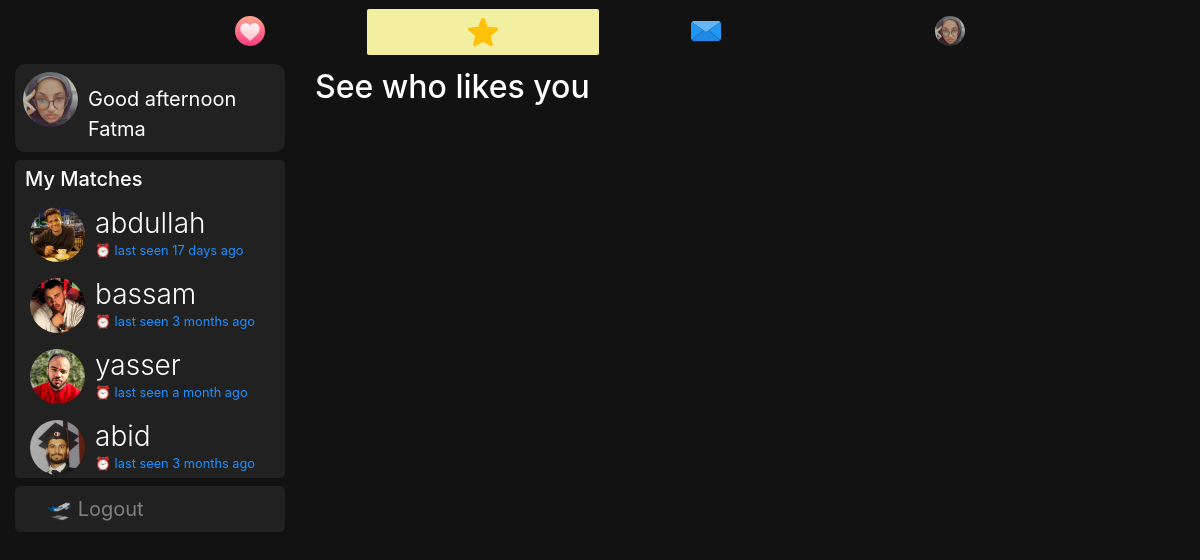
Page /discover (signed in) on the committed database.
### dating/models.py (models this page shows, shortened)
class User(db.Model, UserMixin):
	id = db.Column(db.Integer, primary_key=True)
	username = db.Column(db.String(20), unique=True, nullable=False)
	email = db.Column(db.String(120), unique=True, nullable=True)
	dp = db.Column(db.String(20), nullable=False, default='default.jpg')
	dp2 = db.Column(db.String(20), nullable=False, default='flip.png')
	dp3 = db.Column(db.String(20), nullable=False, default='plane.png')
	password = db.Column(db.String(60), nullable=False)
	last_seen = db.Column(db.DateTime, default=datetime.utcnow)
	date_joined = db.Column(db.DateTime, nullable=False, default=datetime.utcnow)
	department = db.Column(db.String(20), nullable=False)
	student_number = db.Column(db.Integer(), unique=True, nullable=True)
	age = db.Column(db.DateTime, nullable=False)
	gender = db.Column(db.String(20), nullable=False)
	country = db.Column(db.String(20), default="Cyprus", nullable=True)
	bio = db.Column(db.String(120), nullable=True)
	private = db.Column(db.Boolean, default=False, nullable=False)
	snapchat = db.Column(db.String(20), default="snapchat", nullable=True)
	instagram = db.Column(db.String(20), default="instagram", nullable=True)
	followed = db.relationship(
		'User', secondary=followers,
		primaryjoin=(followers.c.follower_id == id),
		secondaryjoin=(followers.c.followed_id == id),
		backref=db.backref('followers', lazy='dynamic'), lazy='dynamic')
	messages_sent = db.relationship('Message',
									foreign_keys='Message.sender_id',
									backref='author', lazy='dynamic')
	messages_received = db.relationship('Message',
										foreign_keys='Message.recipient_id',
										backref='recipient', lazy='dynamic')
	last_message_read_time = db.Column(db.DateTime)
	def is_following(self, user):
		return self.followed.filter(followers.c.followed_id == user.id).count() > 0
	def new_messages(self):
		last_read_time = self.last_message_read_time or datetime(1900, 1, 1)
		return Message.query.filter_by(recipient=self).filter(
			Message.timestamp > last_read_time).count()

### dating/routes.py (the view)
@app.route('/discover')
@login_required
def discover():
	users = User.query.all()
	liked_people = set()
	for user in users:
		if user != current_user and not current_user.is_following(user) and user.is_following(current_user) and user.gender != current_user.gender:
			liked_people.add(user)
	hour = datetime.now().hour
	year = datetime.now().year
	greeting = "Good morning" if 5<=hour<12 else "Good afternoon" if hour<18 else "Good evening"
	return render_template('discover.html', users=users, liked_people=liked_people, greeting=greeting, year=year, title='See who likes you')

### dating/models.py (called while the page is built)
@login_manager.user_loader
def load_user(user_id):
	return User.query.get(int(user_id))

### dating/routes.py (called while the page is built)
@app.before_request
def before_request():
	if current_user.is_authenticated:
		current_user.last_seen = datetime.utcnow()
		db.session.commit()

### dating/templates/discover.html (shortened to what this page needs)
{% extends "layout.html" %}
{% block content %}
<div class="container-fluid">
  <div class="row">
    <div class="col-lg-3 d-none d-lg-block position-fixed">
      <a href="{{ url_for('user_posts',username=current_user.username) }}" style="text-decoration:none;">
      <header class="mb-2">
        <img src="{{ url_for('static', filename='profile_pics/' + current_user.dp) }}" alt="default profile" class="profile-thumbnail">
        <div class="profile-name">
          <span class="mt-2 pt-1" style="font-size:20px;color:#fff;">{{greeting}} {{current_user.username.title()}}</span>
        </div>
      </header>
    </a>
      <div style="background:#212121;padding:7px;cursor:pointer;border-radius:5px;overflow:auto;height:318px;">
        <h5 style="padding-left: 3px;">My Matches</h5>
        {% for user in users if user.is_following(current_user) and current_user.is_following(user) %}
        <a href="{{url_for('message', recipient=user.username)}}" style="text-decoration:none;">
        <header>
        <img src="{{ url_for('static', filename='profile_pics/' + user.dp) }}" alt="default profile" class="profile-thumbnail">
        <div class="profile-name">
          <h3>{{user.username}}</h3>
          <small>⏰ last seen {{ moment(user.last_seen).fromNow() }}</small>
        </div>
      </header>
    </a>
      {% endfor %}
      </div>
        <div class="mt-2" style="background:#212121;padding:8px 8px 8px 32px;font-size:20px;display:block;border-radius:5px;">
        <a href="{{ url_for('logout') }}" style="text-decoration:none;color:#818181;"> 🛫 Logout</a>
        </div>
      </div>
    <div class="col-lg-9 offset-lg-3">
       {% set likes = [] %}
     <h2 class="mt-1">
      See who likes you
     </h2>
</div>
</div>
{% endblock content %}

### dating/templates/layout.html (shortened to what this page needs)
<!doctype html>
<html lang="en">
  <head>
    <link rel="stylesheet" href="https://stackpath.bootstrapcdn.com/bootstrap/4.3.1/css/bootstrap.min.css">
    <link rel="stylesheet" type="text/css" href="{{ url_for('static', filename='main.css') }}">
  </head>
  <body>
<nav class="navbar navbar-expand-md navbar-dark sticky-top justify-content-center d-none d-lg-block">
   <ul class="nav">
    <li {% if '/home' == request.path %}  class="active" {% endif %}>
      <a href="{{url_for('home')}}"><img src="{{ url_for('static', filename='resources/' + 'swipe.svg') }}" style="width:30px;height:30px;"></a>
    </li>
    <li {% if '/discover' == request.path %}  class="active" {% endif %}>
      <a href="{{url_for('discover')}}"><img src="{{ url_for('static', filename='resources/' + 'like.svg') }}" style="width:30px;height:30px;"></a>
    </li>
    <li {% if '/messages' == request.path %}  class="active" {% endif %}>
      <a href="{{url_for('messages')}}">
        <img src="{{ url_for('static', filename='resources/' + 'message.svg') }}" style="width:30px;height:30px;">
      </a>
    </li>
    <li>
      <a href="{{url_for('user_posts', username=current_user.username)}}">
        {% if current_user.is_authenticated %}
          <img src="{{ url_for('static', filename='profile_pics/' + current_user.dp) }}" style="width:30px;height:30px;border-radius:50%">
        {% else %}
        <img src="https://www.flaticon.com/premium-icon/icons/svg/3133/3133799.svg" style="width:30px;height:30px;">
        {% endif %}
      </a>
    </li>
</ul>
</nav>
  {% block content %} {% endblock %}
  </body>
</html>

### dating/static/main.css (style rules this page uses)
body { background:#121212; color:#fff; }
nav { background:#121212; }
small { color: #1e90ff; }
h3 { font-weight: 300; }
header { display: flex; flex-direction: row; color:#fff; background:#212121; border-radius:10px; padding:8px; cursor:pointer; }
header .profile-thumbnail { width: 55px; height: 55px; border-radius: 50%; }
header .profile-name { display: flex; flex-direction:column; margin-left: 10px; }
header h3, header h4 { display: flex; margin: 0; }

### dating/templates/layout.html (style rules this page uses)
ul.nav { width:80%; margin:0 auto; padding:0; list-style:none; background-color:none; text-align:center; font-family: sans-serif; }
.nav li { display:inline-block; width:25%; margin:0; padding:0; }
.nav a { text-align:center; padding:8px 0 8px 0; margin:0; display:block; text-decoration:none; color: #fff; }
.active { background: #F3EFA1; border: 1px solid #121212; border-radius: 3px; }
ul.nav li:first-child a { border:none; }
ul.nav li:last-child a { border:none; }

### rows in the picture
User: dp (picture), username "Fatma"
User: dp (picture), username "abdullah", last_seen "17 days ago"
User: dp (picture), username "bassam", last_seen "3 months ago"
User: dp (picture), username "yasser", last_seen "a month ago"
User: dp (picture), username "abid", last_seen "3 months ago"
